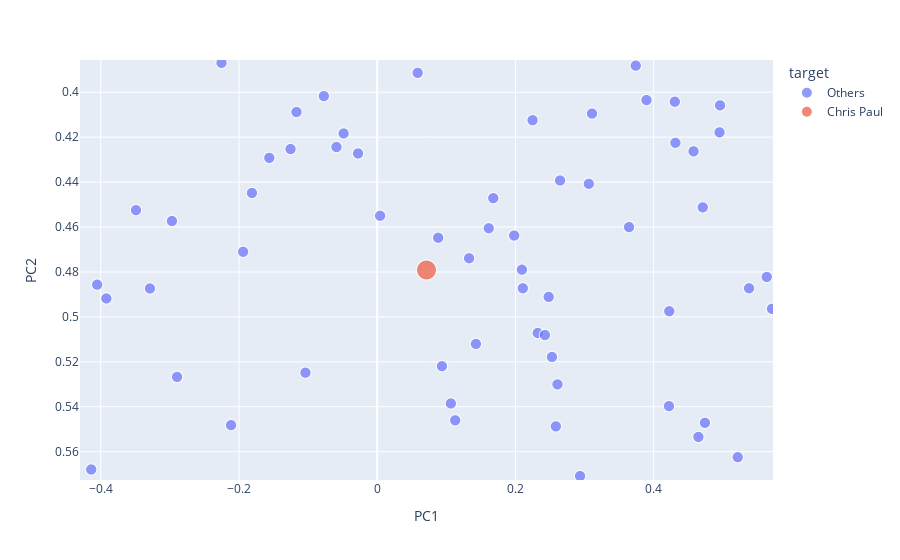

Write notebook code for a chart like this one.
### Code cell
from sklearn.decomposition import PCA

pca = PCA()
X_pc = pca.fit_transform(X)
df_pc = pd.DataFrame(X_pc, columns=['PC1', 'PC2', 'PC3', 'PC4'])
df_pc['player'] = df.player
df_pc['target'] = df_pc.player.apply(lambda x: target_player if x == target_player else 'Others') 
df_pc['size'] = df_pc.player.apply(lambda x: 3 if x == target_player else 1)

# df_pc.head()
fig_scatter3 = px.scatter(df_pc, x="PC1", y="PC2", hover_name="player", hover_data="target", color='target', size='size')

min_x = min(fig_scatter3.data[0].x)
max_x = max(fig_scatter3.data[0].x)
range_x = max_x - min_x

min_y = min(fig_scatter3.data[0].y)
max_y = max(fig_scatter3.data[0].y)
range_y = max_y + min_y

tick_idx = np.argwhere(fig_scatter3.data[1].hovertext == target_player)[0][0]
target_x = fig_scatter3.data[1].x[tick_idx]
target_y = fig_scatter3.data[1].y[tick_idx]

zoomed_x_axis = [target_x - (0.05 * range_x), target_x + (0.05 * range_x)]
zoomed_y_axis = [target_y - (0.05 * range_y), target_y + (0.05 * range_y)]
fig_scatter3.update_xaxes(range=zoomed_x_axis)#, rangeslider=dict(visible=True))
fig_scatter3.update_yaxes(range=zoomed_y_axis)
fig_scatter3.show()

### Figure 1 — Plotly figure (JSON) as saved in the notebook; plotly's stock layout.template omitted (floating-point values rounded to 4 significant figures; data arrays with more than 128 entries replaced by an {"elided": "..."} marker saying what was removed)
{"data": [{"customdata": {"elided": "2150x1 str values"}, "hovertemplate": "<b>%{hovertext}</b><br><br>target=%{customdata[0]}<br>PC1=%{x}<br>PC2=%{y}<br>size=%{marker.size}<extra></extra>", "hovertext": {"elided": "2150 str values"}, "legendgroup": "Others", "marker": {"color": "#636efa", "size": {"elided": "2150 int values"}, "sizemode": "area", "sizeref": 0.0075, "symbol": "circle"}, "mode": "markers", "name": "Others", "showlegend": true, "type": "scattergl", "x": {"elided": "2150 float values"}, "xaxis": "x", "y": {"elided": "2150 float values"}, "yaxis": "y"}, {"customdata": [["Chris Paul"]], "hovertemplate": "<b>%{hovertext}</b><br><br>target=%{customdata[0]}<br>PC1=%{x}<br>PC2=%{y}<br>size=%{marker.size}<extra></extra>", "hovertext": ["Chris Paul"], "legendgroup": "Chris Paul", "marker": {"color": "#EF553B", "size": [3], "sizemode": "area", "sizeref": 0.0075, "symbol": "circle"}, "mode": "markers", "name": "Chris Paul", "showlegend": true, "type": "scattergl", "x": [0.07133], "xaxis": "x", "y": [0.4791], "yaxis": "y"}], "layout": {"legend": {"itemsizing": "constant", "title": {"text": "target"}, "tracegroupgap": 0}, "margin": {"t": 60}, "xaxis": {"anchor": "y", "domain": [0, 1], "range": [-0.43, 0.5727], "title": {"text": "PC1"}}, "yaxis": {"anchor": "x", "domain": [0, 1], "range": [0.5726, 0.3857], "title": {"text": "PC2"}}}}
